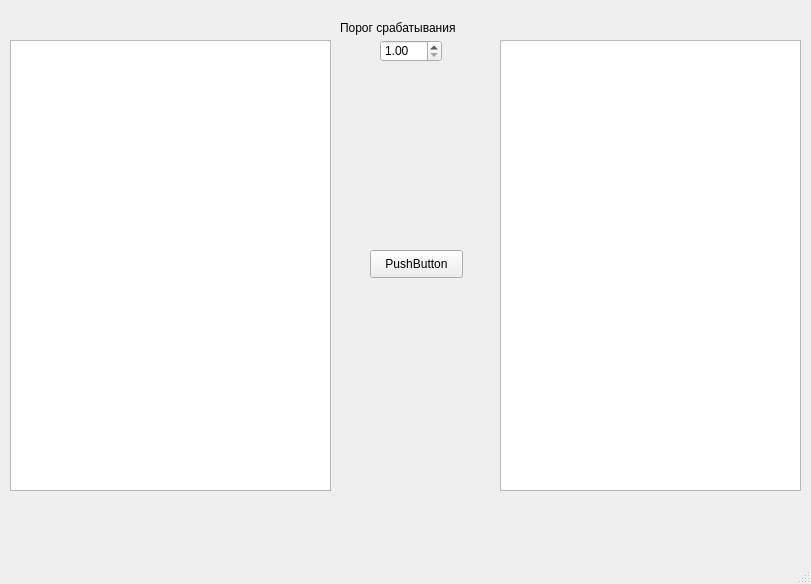
<?xml version="1.0" encoding="UTF-8"?>
<ui version="4.0">
 <class>MainWindow</class>
 <widget class="QMainWindow" name="MainWindow">
  <property name="geometry">
   <rect>
    <x>0</x>
    <y>0</y>
    <width>811</width>
    <height>584</height>
   </rect>
  </property>
  <property name="windowTitle">
   <string>task5</string>
  </property>
  <widget class="QWidget" name="centralwidget">
   <widget class="QDoubleSpinBox" name="doubleSpinBox">
    <property name="geometry">
     <rect>
      <x>380</x>
      <y>40</y>
      <width>62</width>
      <height>22</height>
     </rect>
    </property>
    <property name="font">
     <font>
      <stylestrategy>PreferAntialias</stylestrategy>
     </font>
    </property>
    <property name="locale">
     <locale language="English" country="UnitedStates"/>
    </property>
    <property name="inputMethodHints">
     <set>Qt::ImhFormattedNumbersOnly</set>
    </property>
    <property name="minimum">
     <double>1.000000000000000</double>
    </property>
   </widget>
   <widget class="QTextEdit" name="textEdit">
    <property name="geometry">
     <rect>
      <x>10</x>
      <y>40</y>
      <width>321</width>
      <height>451</height>
     </rect>
    </property>
   </widget>
   <widget class="QTextEdit" name="textEdit_2">
    <property name="geometry">
     <rect>
      <x>500</x>
      <y>40</y>
      <width>301</width>
      <height>451</height>
     </rect>
    </property>
   </widget>
   <widget class="QPushButton" name="pushButton">
    <property name="geometry">
     <rect>
      <x>370</x>
      <y>250</y>
      <width>93</width>
      <height>28</height>
     </rect>
    </property>
    <property name="text">
     <string>PushButton</string>
    </property>
   </widget>
   <widget class="QLabel" name="label">
    <property name="geometry">
     <rect>
      <x>340</x>
      <y>20</y>
      <width>141</width>
      <height>16</height>
     </rect>
    </property>
    <property name="text">
     <string>Порог срабатывания</string>
    </property>
   </widget>
  </widget>
  <widget class="QMenuBar" name="menubar">
   <property name="geometry">
    <rect>
     <x>0</x>
     <y>0</y>
     <width>811</width>
     <height>26</height>
    </rect>
   </property>
  </widget>
  <widget class="QStatusBar" name="statusbar"/>
 </widget>
 <resources/>
 <connections/>
</ui>
